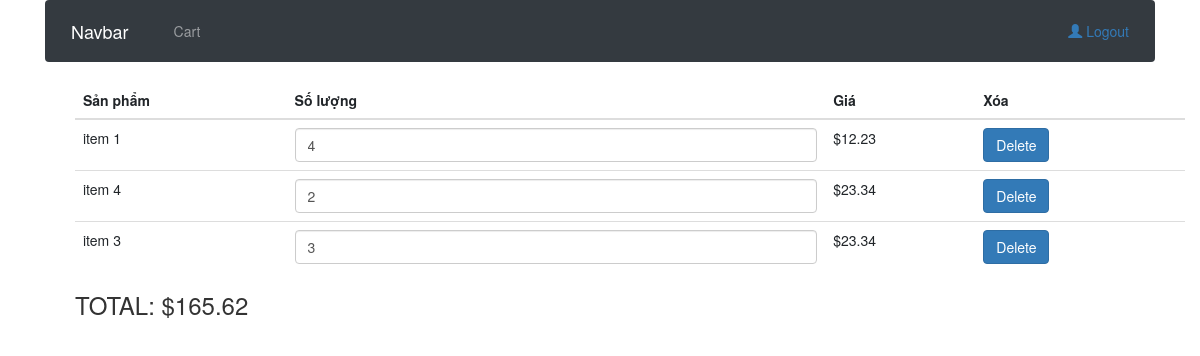
/viewCart/ (signed in), run on the app's committed database.
### shop/models.py (models this page shows, shortened)
class cart(models.Model):
	idsp = models.IntegerField()
	user = models.CharField(max_length=255)
	product = models.ForeignKey(product, on_delete=models.CASCADE)
	quantity = models.IntegerField(default=1)
	price = models.FloatField()

class product(models.Model):
	title = models.CharField(max_length = 255)
	descript = models.TextField()
	price = models.FloatField()
	image = models.FileField()
	label = models.TextField(choices=label)
	def __str__(self):
		return self.title

### shop/views.py (the view)
# urls.py: path('viewCart/', views.viewCart, name = 'viewCart'),
@login_required(login_url='/login/')
def viewCart(request):
	listcart = cart.objects.all().filter(user=request.user)
	total = 0
	for item in listcart:
		total += item.price * item.quantity
	return render(request, 'shop/viewcart.html', {'listcart':listcart, 'total': total})

### shop/templates/shop/viewcart.html
{% extends 'shop/base.html' %}
{% block content %}
	<div class="container">
		<table class="table table-hover">
	    <thead>
	      <tr>
	        <th>Sản phẩm</th>
	        <th>Số lượng</th>
	        <th>Giá</th>
	        <th>Xóa</th>
	      </tr>
	    </thead>
	    <tbody>
		{% for item in listcart %}
	      <tr>
	        <td>{{ item.product }}</td>
	        <td>
	        	<input type="number" class="form-control" id="qty_{{item.idsp}}" min="1" value="{{ item.quantity }}" onclick="UpdateCart( {{item.idsp}} )" >
	        </td>
	        <td>${{item.price}}</td>
	        <td><a href="{% url 'shop:deleteCart' item.idsp %}" class="btn btn-primary">Delete</a></td>
	      </tr>
		{% endfor %}
	    </tbody>
	  </table>
		<h3>TOTAL: ${{ total | floatformat:2 }}</h3>
	</div>
{% endblock %}

### data on the page
cart: product "item 1", quantity "4", price "12.23"
cart: product "item 4", quantity "2", price "23.34"
cart: product "item 3", idsp "3", price "23.34"

### other printed values
{{ total | floatformat:2 }} "165.62"
